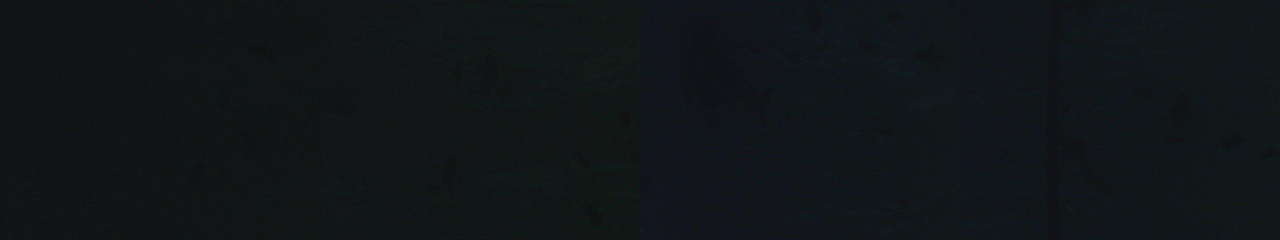
#> input picture startup/final.jpg, 2560 x 480 px (shown at 1/2 size)
$ python flies.py   (Python 2 division)   (older library calls are emulated)
#> lines starting #> are read from the running program, lines starting #| are printed output that depends on the picture
import numpy as np
import cv2
import os

def b_or_w(image, black_max_bgr=(40, 40, 40)):
    m_bgr_float = np.mean(image, axis=(0,1))
    m_bgr_rounded = np.round(m_bgr_float)
    m_bgr = m_bgr_rounded.astype(np.uint8)
    m_intensity = int(round(np.mean(image)))

    if np.all(m_bgr < black_max_bgr):
        return 'black'
    else:
        return 'white'


IMAGE_NAME = "final.jpg"

img = cv2.imread(IMAGE_NAME,0)
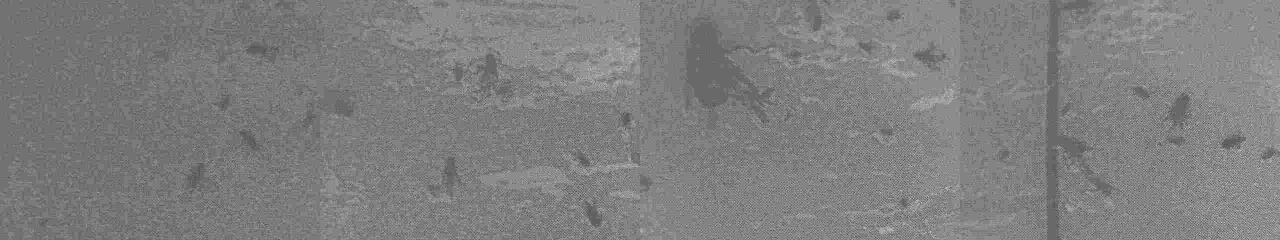
#> img: shape (480, 2560) (shown at 1/2 size); min 6, max 35, mean 20.5; drawn with min black and max white


if (b_or_w(img)=='black'):
#> in b_or_w, `m_bgr_float = np.mean(image, axis=(0,1))`: m_bgr_float = 20.46
#> in b_or_w, `m_bgr_rounded = np.round(m_bgr_float)`: m_bgr_rounded = 20
    ret, thresh = cv2.threshold(img,100,255,cv2.THRESH_BINARY_INV)
#> thresh: shape (480, 2560); every value is 255

else :
    ret, thresh = cv2.threshold(img,100,255,cv2.THRESH_BINARY)


# noise removal
##defult values 5,5
kernel = np.ones((7,7),np.uint8)

opening = cv2.erode(thresh,kernel,iterations = 0)

# sure background area
sure_bg = cv2.dilate(opening,kernel,iterations=0)
#cv2.imshow('Sure background', sure_bg)

# Setup SimpleBlobDetector parameters.
params = cv2.SimpleBlobDetector_Params()

# Change thresholds
#for blob2
#params.minThreshold = 50;
#for blob3

params.minThreshold = 10;
params.maxThreshold = 400;

# Filter by Area.
params.filterByArea = True
params.minArea = 50
params.maxArea = 750

# Filter by Circularity
params.filterByCircularity = True
params.minCircularity = 0.01

# Filter by Convexity
params.filterByConvexity = True
params.minConvexity = 0.6
#params.maxConvexity = 0.9

# Filter by Inertia
params.filterByInertia = True
params.minInertiaRatio = 0.01


# Set up the detector with default parameters.

detector = cv2.SimpleBlobDetector(params)


keypoints = detector.detect(sure_bg)
#> keypoints = ()
im_with_keypoints = cv2.drawKeypoints(sure_bg, keypoints, np.array([]), (0,0,255), cv2.DRAW_MATCHES_FLAGS_DRAW_RICH_KEYPOINTS)
#> im_with_keypoints: shape (480, 2560, 3); every value is 255


##cv2.imshow("Output", im_with_keypoints)

currentCount = str(len(keypoints))
#> currentCount = '0'
print "Small flies Total: " + currentCount
#| Small flies Total: 0

with open("result.txt","a") as myfile:
    myfile.write("\n"+"phoridOrHumpbackedFlies:"+currentCount)

filename = "final.jpg"
